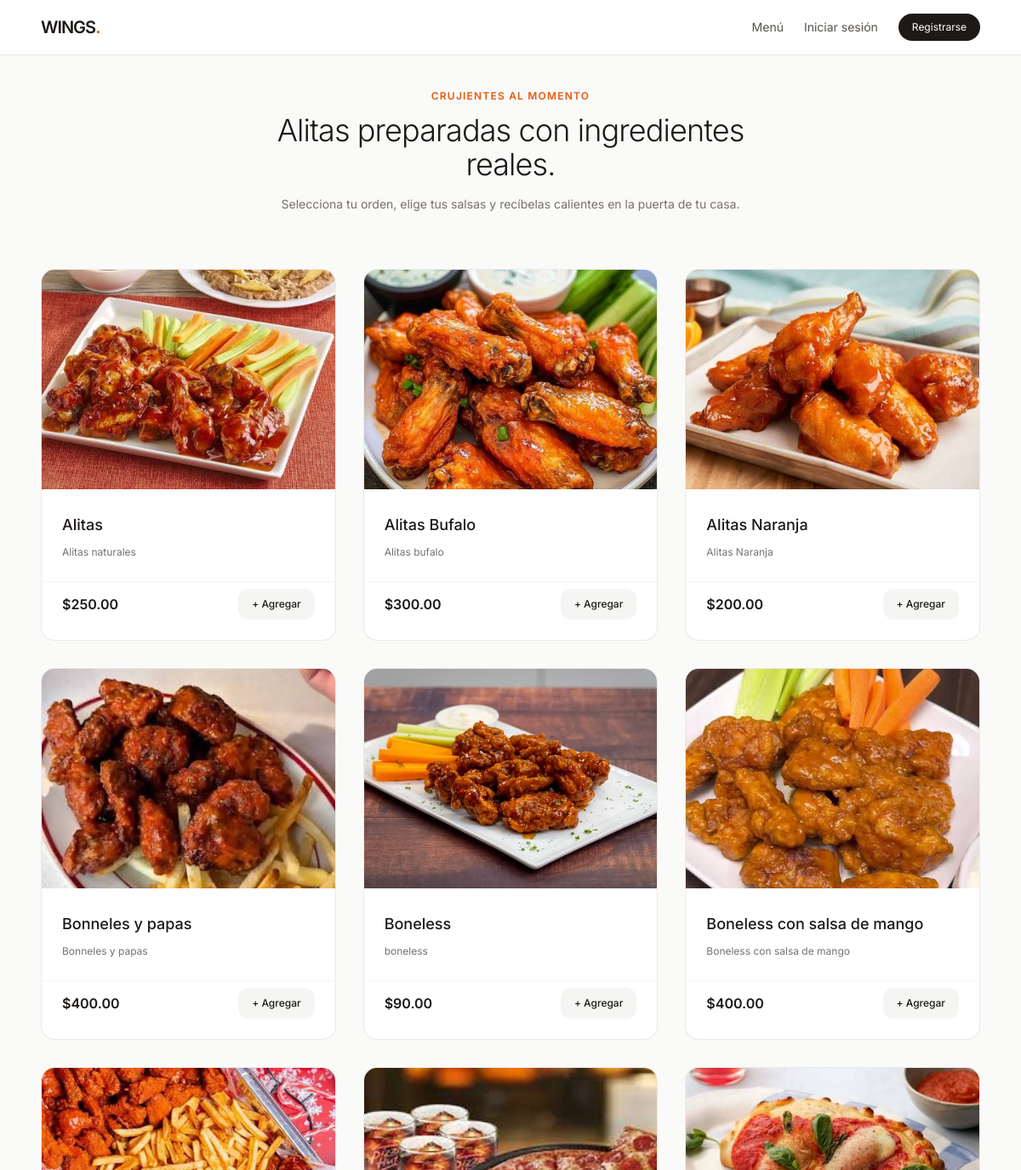
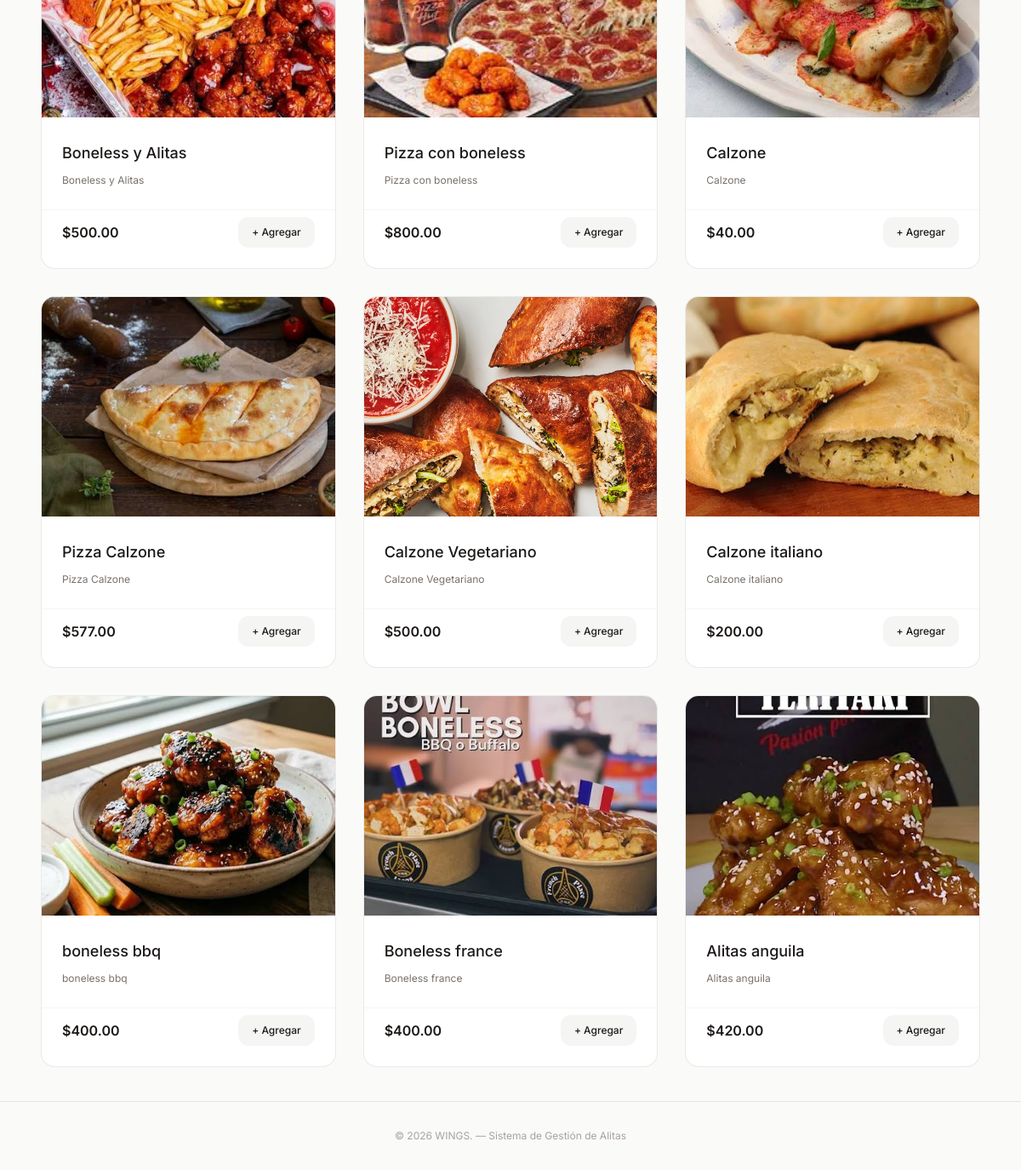
The page / on the database its author committed (2 pictures, top to bottom).
### tienda/models.py (models this page shows, shortened)
class Producto(models.Model):
    nombre = models.CharField(max_length=100)
    descripcion = models.TextField(max_length=250)
    precio = models.DecimalField(max_digits=6, decimal_places=2)
    categoria = models.ForeignKey(Categoria, on_delete=models.CASCADE, related_name='productos')
    imagen = models.ImageField(upload_to='productos/', blank=True, null=True)
    disponible = models.BooleanField(default=True)

### tienda/views.py (the view)
# urls.py: path('', views.inicio, name='inicio'),
def inicio(request):
    productos = Producto.objects.filter(disponible=True)
    carrito = request.session.get('carrito', {})
    return render(request, 'tienda/index.html', {
        'productos': productos,
        'total_items': sum(carrito.values())
    })

### tienda/templates/tienda/index.html (shortened to what this page needs)
{% extends 'tienda/base.html' %}
{% block content %}
<section class="mb-16 text-center max-w-xl mx-auto">
    <p class="text-xs uppercase tracking-widest text-orange-600 font-semibold mb-3">Crujientes al momento</p>
    <h1 class="text-4xl font-light tracking-tight text-stone-900 mb-4">
        Alitas preparadas con ingredientes reales.
    </h1>
    <p class="text-stone-500 text-sm leading-relaxed">
        Selecciona tu orden, elige tus salsas y recíbelas calientes en la puerta de tu casa.
    </p>
</section>
<section class="grid grid-cols-1 md:grid-cols-3 gap-8">
    {% for producto in productos %}
    <article class="group bg-white border border-stone-200/80 rounded-2xl overflow-hidden flex flex-col justify-between hover:shadow-lg hover:shadow-stone-200/50 transition duration-300">
        <div>
            <div class="aspect-[4/3] bg-stone-100 overflow-hidden">
                {% if producto.imagen %}
                    <img src="{{ producto.imagen.url }}" alt="{{ producto.nombre }}" class="w-full h-full object-cover group-hover:scale-105 transition duration-500">
                {% else %}
                    <img src="https://images.unsplash.com/photo-1567620832903-9fc6debc209f?auto=format&fit=crop&w=800&q=80" alt="{{ producto.nombre }}" class="w-full h-full object-cover group-hover:scale-105 transition duration-500">
                {% endif %}
            </div>
            <div class="p-6">
                <h2 class="text-lg font-medium text-stone-900 mt-1">{{ producto.nombre }}</h2>
                <p class="text-stone-500 text-xs mt-2 leading-relaxed">{{ producto.descripcion }}</p>
            </div>
        </div>
        <div class="px-6 pb-6 pt-2 flex items-center justify-between border-t border-stone-100">
            <span class="text-base font-semibold text-stone-900">${{ producto.precio }}</span>
            <a href="{% url 'agregar_carrito' producto.id %}" class="text-xs font-medium bg-stone-100 hover:bg-stone-900 hover:text-white text-stone-900 px-4 py-2.5 rounded-xl transition">
                + Agregar
            </a>
        </div>
    </article>
    {% empty %}
    <div class="col-span-3 text-center py-12 text-stone-400 text-sm">
        Aún no hay productos cargados. Ingresa al panel de administración para agregar alitas.
    </div>
    {% endfor %}
</section>
{% endblock %}

### tienda/templates/tienda/base.html (style rules this page uses)
body { font-family: 'Inter', sans-serif; }

### rows shown on the page
Producto: imagen (picture), nombre "Alitas", descripcion "Alitas naturales", precio "250.00"
Producto: imagen (picture), nombre "Alitas Bufalo", descripcion "Alitas bufalo", precio "300.00"
Producto: imagen (picture), nombre "Alitas Naranja", descripcion "Alitas Naranja", precio "200.00"
Producto: imagen (picture), nombre "Bonneles y papas", descripcion "Bonneles y papas", precio "400.00"
Producto: imagen (picture), nombre "Boneless", descripcion "boneless", precio "90.00"
Producto: imagen (picture), nombre "Boneless con salsa de mango", descripcion "Boneless con salsa de mango", precio "400.00"
Producto: imagen (picture), nombre "Boneless y Alitas", descripcion "Boneless y Alitas", precio "500.00"
Producto: imagen (picture), nombre "Pizza con boneless", descripcion "Pizza con boneless", precio "800.00"
Producto: imagen (picture), nombre "Calzone", descripcion "Calzone", precio "40.00"
Producto: imagen (picture), nombre "Pizza Calzone", descripcion "Pizza Calzone", precio "577.00"
Producto: imagen (picture), nombre "Calzone Vegetariano", descripcion "Calzone Vegetariano", precio "500.00"
Producto: imagen (picture), nombre "Calzone italiano", descripcion "Calzone italiano", precio "200.00"
Producto: imagen (picture), nombre "boneless bbq", descripcion "boneless bbq", precio "400.00"
Producto: imagen (picture), nombre "Boneless france", descripcion "Boneless france", precio "400.00"
Producto: imagen (picture), nombre "Alitas anguila", descripcion "Alitas anguila", precio "420.00"
